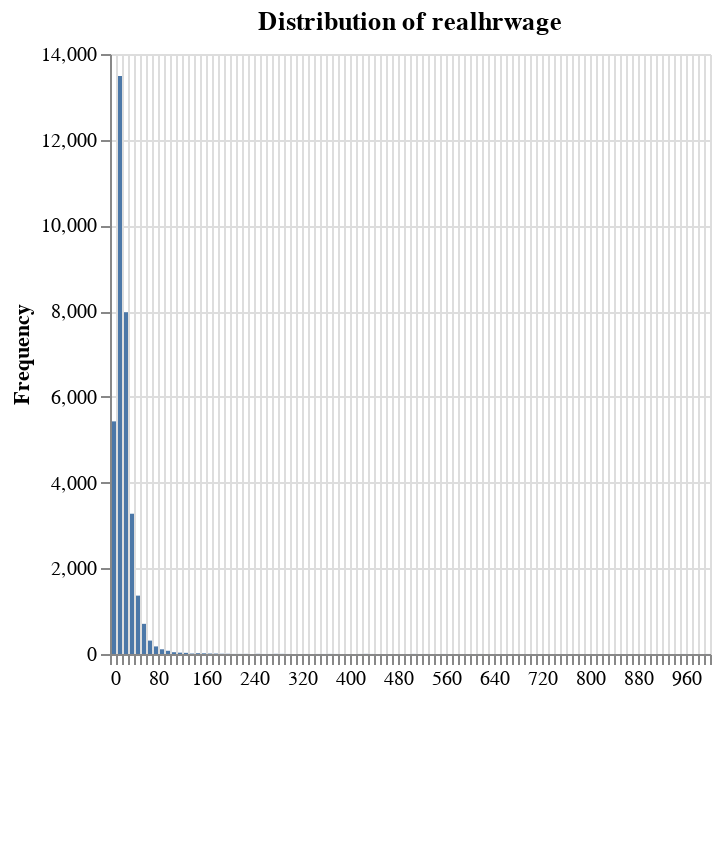

The cell this chart's notebook holds for it:
### Markdown cell above
### Visualizing the distribution of realhrwage

### Code cell
# Summary statistics
summary_stats = income_dynamics['realhrwage'].describe().reset_index()

# Histogram with limited x-axis range and no title
histogram = alt.Chart(income_dynamics).mark_bar().encode(
    alt.X('realhrwage',
          bin=alt.Bin(maxbins=100, extent=[0, 1000]),  # Set extent to limit the range
          title=None  # Remove the title
         ),
    alt.Y('count()', title='Frequency')
).properties(title='Distribution of realhrwage')

# Combine the histogram with summary statistics
combined_chart = alt.vconcat(histogram,
                            alt.Chart(summary_stats).mark_text(size=14).encode(
                                x=alt.X('index:N', axis=None),
                                y=alt.Y('realhrwage:Q',axis=None)
                            ).properties(height=50))

# Display the chart
combined_chart.configure_axis(grid=True).configure_view(strokeWidth=0)

### Figure 1 — Vega specification as saved in the notebook (floating-point values rounded to 4 significant figures)
{"$schema": "https://vega.github.io/schema/vega/v5.json", "data": [{"name": "source_0", "values": [{"__count": 13484, "bin_extent_0_1000_maxbins_100_realhrwage": 10.0, "bin_extent_0_1000_maxbins_100_realhrwage_end": 20.0}, {"__count": 1362, "bin_extent_0_1000_maxbins_100_realhrwage": 40.0, "bin_extent_0_1000_maxbins_100_realhrwage_end": 50.0}, {"__count": 7977, "bin_extent_0_1000_maxbins_100_realhrwage": 20.0, "bin_extent_0_1000_maxbins_100_realhrwage_end": 30.0}, {"__count": 3273, "bin_extent_0_1000_maxbins_100_realhrwage": 30.0, "bin_extent_0_1000_maxbins_100_realhrwage_end": 40.0}, {"__count": 177, "bin_extent_0_1000_maxbins_100_realhrwage": 70.0, "bin_extent_0_1000_maxbins_100_realhrwage_end": 80.0}, {"__count": 5428, "bin_extent_0_1000_maxbins_100_realhrwage": 0.0, "bin_extent_0_1000_maxbins_100_realhrwage_end": 10.0}, {"__count": 42, "bin_extent_0_1000_maxbins_100_realhrwage": 100.0, "bin_extent_0_1000_maxbins_100_realhrwage_end": 110.0}, {"__count": 27, "bin_extent_0_1000_maxbins_100_realhrwage": 120.0, "bin_extent_0_1000_maxbins_100_realhrwage_end": 130.0}, {"__count": 313, "bin_extent_0_1000_maxbins_100_realhrwage": 60.0, "bin_extent_0_1000_maxbins_100_realhrwage_end": 70.0}, {"__count": 110, "bin_extent_0_1000_maxbins_100_realhrwage": 80.0, "bin_extent_0_1000_maxbins_100_realhrwage_end": 90.0}, {"__count": 704, "bin_extent_0_1000_maxbins_100_realhrwage": 50.0, "bin_extent_0_1000_maxbins_100_realhrwage_end": 60.0}, {"__count": 16, "bin_extent_0_1000_maxbins_100_realhrwage": 150.0, "bin_extent_0_1000_maxbins_100_realhrwage_end": 160.0}, {"__count": 75, "bin_extent_0_1000_maxbins_100_realhrwage": 90.0, "bin_extent_0_1000_maxbins_100_realhrwage_end": 100.0}, {"__count": 19, "bin_extent_0_1000_maxbins_100_realhrwage": 140.0, "bin_extent_0_1000_maxbins_100_realhrwage_end": 150.0}, {"__count": 1, "bin_extent_0_1000_maxbins_100_realhrwage": 550.0, "bin_extent_0_1000_maxbins_100_realhrwage_end": 560.0}, {"__count": 1, "bin_extent_0_1000_maxbins_100_realhrwage": 990.0, "bin_extent_0_1000_maxbins_100_realhrwage_end": 1000.0}, {"__count": 5, "bin_extent_0_1000_maxbins_100_realhrwage": 190.0, "bin_extent_0_1000_maxbins_100_realhrwage_end": 200.0}, {"__count": 32, "bin_extent_0_1000_maxbins_100_realhrwage": 110.0, "bin_extent_0_1000_maxbins_100_realhrwage_end": 120.0}, {"__count": 3, "bin_extent_0_1000_maxbins_100_realhrwage": 280.0, "bin_extent_0_1000_maxbins_100_realhrwage_end": 290.0}, {"__count": 1, "bin_extent_0_1000_maxbins_100_realhrwage": 370.0, "bin_extent_0_1000_maxbins_100_realhrwage_end": 380.0}, {"__count": 4, "bin_extent_0_1000_maxbins_100_realhrwage": 270.0, "bin_extent_0_1000_maxbins_100_realhrwage_end": 280.0}, {"__count": 2, "bin_extent_0_1000_maxbins_100_realhrwage": 500.0, "bin_extent_0_1000_maxbins_100_realhrwage_end": 510.0}, {"__count": 11, "bin_extent_0_1000_maxbins_100_realhrwage": 130.0, "bin_extent_0_1000_maxbins_100_realhrwage_end": 140.0}, {"__count": 2, "bin_extent_0_1000_maxbins_100_realhrwage": 210.0, "bin_extent_0_1000_maxbins_100_realhrwage_end": 220.0}, {"__count": 6, "bin_extent_0_1000_maxbins_100_realhrwage": 180.0, "bin_extent_0_1000_maxbins_100_realhrwage_end": 190.0}, {"__count": 11, "bin_extent_0_1000_maxbins_100_realhrwage": 160.0, "bin_extent_0_1000_maxbins_100_realhrwage_end": 170.0}, {"__count": 1, "bin_extent_0_1000_maxbins_100_realhrwage": 410.0, "bin_extent_0_1000_maxbins_100_realhrwage_end": 420.0}, {"__count": 1, "bin_extent_0_1000_maxbins_100_realhrwage": 520.0, "bin_extent_0_1000_maxbins_100_realhrwage_end": 530.0}, {"__count": 1, "bin_extent_0_1000_maxbins_100_realhrwage": 350.0, "bin_extent_0_1000_maxbins_100_realhrwage_end": 360.0}, {"__count": 4, "bin_extent_0_1000_maxbins_100_realhrwage": 240.0, "bin_extent_0_1000_maxbins_100_realhrwage_end": 250.0}, {"__count": 2, "bin_extent_0_1000_maxbins_100_realhrwage": 360.0, "bin_extent_0_1000_maxbins_100_realhrwage_end": 370.0}, {"__count": 3, "bin_extent_0_1000_maxbins_100_realhrwage": 420.0, "bin_extent_0_1000_maxbins_100_realhrwage_end": 430.0}, {"__count": 10, "bin_extent_0_1000_maxbins_100_realhrwage": 170.0, "bin_extent_0_1000_maxbins_100_realhrwage_end": 180.0}, {"__count": 1, "bin_extent_0_1000_maxbins_100_realhrwage": 290.0, "bin_extent_0_1000_maxbins_100_realhrwage_end": 300.0}, {"__count": 1, "bin_extent_0_1000_maxbins_100_realhrwage": 430.0, "bin_extent_0_1000_maxbins_100_realhrwage_end": 440.0}, {"__count": 2, "bin_extent_0_1000_maxbins_100_realhrwage": 200.0, "bin_extent_0_1000_maxbins_100_realhrwage_end": 210.0}, {"__count": 1, "bin_extent_0_1000_maxbins_100_realhrwage": 320.0, "bin_extent_0_1000_maxbins_100_realhrwage_end": 330.0}, {"__count": 3, "bin_extent_0_1000_maxbins_100_realhrwage": 220.0, "bin_extent_0_1000_maxbins_100_realhrwage_end": 230.0}, {"__count": 1, "bin_extent_0_1000_maxbins_100_realhrwage": 610.0, "bin_extent_0_1000_maxbins_100_realhrwage_end": 620.0}, {"__count": 1, "bin_extent_0_1000_maxbins_100_realhrwage": 340.0, "bin_extent_0_1000_maxbins_100_realhrwage_end": 350.0}, {"__count": 1, "bin_extent_0_1000_maxbins_100_realhrwage": 260.0, "bin_extent_0_1000_maxbins_100_realhrwage_end": 270.0}, {"__count": 1, "bin_extent_0_1000_maxbins_100_realhrwage": 950.0, "bin_extent_0_1000_maxbins_100_realhrwage_end": 960.0}, {"__count": 1, "bin_extent_0_1000_maxbins_100_realhrwage": 250.0, "bin_extent_0_1000_maxbins_100_realhrwage_end": 260.0}]}, {"name": "source_1", "values": [{"index": "count", "realhrwage": 33120.0}, {"index": "mean", "realhrwage": 22.15}, {"index": "std", "realhrwage": 20.57}, {"index": "min", "realhrwage": 2.016}, {"index": "25%", "realhrwage": 12.09}, {"index": "50%", "realhrwage": 18.07}, {"index": "75%", "realhrwage": 26.49}, {"index": "max", "realhrwage": 1000.0}]}, {"name": "source_0_concat_0_y_domain___count", "values": [{"min": 1, "max": 13484}]}, {"name": "source_1_concat_1_x_domain_index", "values": [{"index": "count"}, {"index": "mean"}, {"index": "std"}, {"index": "min"}, {"index": "25%"}, {"index": "50%"}, {"index": "75%"}, {"index": "max"}]}, {"name": "source_1_concat_1_y_domain_realhrwage", "values": [{"min": 2.016, "max": 33120.0}]}], "signals": [{"name": "concat_0_bin_extent_0_1000_maxbins_100_realhrwage_bins", "value": {"fields": ["realhrwage"], "fname": "bin_realhrwage", "start": 0.0, "step": 10.0, "stop": 1000.0}}, {"name": "concat_0_width", "value": 300}, {"name": "concat_0_height", "value": 300}, {"name": "concat_1_x_step", "value": 20}, {"name": "concat_1_width", "update": "bandspace(domain('concat_1_x').length, 1, 0.5) * concat_1_x_step"}, {"name": "concat_1_height", "value": 50}], "marks": [{"type": "group", "name": "concat_0_group", "encode": {"update": {"width": {"signal": "concat_0_width"}, "height": {"signal": "concat_0_height"}}}, "marks": [{"type": "rect", "name": "concat_0_marks", "from": {"data": "source_0"}, "encode": {"update": {"x2": {"field": "bin_extent_0_1000_maxbins_100_realhrwage", "scale": "concat_0_x", "offset": {"signal": "0.5 + (abs(scale(\"concat_0_x\", datum[\"bin_extent_0_1000_maxbins_100_realhrwage_end\"]) - scale(\"concat_0_x\", datum[\"bin_extent_0_1000_maxbins_100_realhrwage\"])) < 0.25 ? -0.5 * (0.25 - (abs(scale(\"concat_0_x\", datum[\"bin_extent_0_1000_maxbins_100_realhrwage_end\"]) - scale(\"concat_0_x\", datum[\"bin_extent_0_1000_maxbins_100_realhrwage\"])))) : 0.5)"}}, "description": {"signal": "\"realhrwage (binned): \" + (!isValid(datum[\"bin_extent_0_1000_maxbins_100_realhrwage\"]) || !isFinite(+datum[\"bin_extent_0_1000_maxbins_100_realhrwage\"]) ? \"null\" : format(datum[\"bin_extent_0_1000_maxbins_100_realhrwage\"], \"\") + \" – \" + format(datum[\"bin_extent_0_1000_maxbins_100_realhrwage_end\"], \"\")) + \"; Frequency: \" + (format(datum[\"__count\"], \"\"))"}, "x": {"field": "bin_extent_0_1000_maxbins_100_realhrwage_end", "scale": "concat_0_x", "offset": {"signal": "0.5 + (abs(scale(\"concat_0_x\", datum[\"bin_extent_0_1000_maxbins_100_realhrwage_end\"]) - scale(\"concat_0_x\", datum[\"bin_extent_0_1000_maxbins_100_realhrwage\"])) < 0.25 ? 0.5 * (0.25 - (abs(scale(\"concat_0_x\", datum[\"bin_extent_0_1000_maxbins_100_realhrwage_end\"]) - scale(\"concat_0_x\", datum[\"bin_extent_0_1000_maxbins_100_realhrwage\"])))) : -0.5)"}}, "ariaRoleDescription": {"value": "bar"}, "fill": {"value": "#4c78a8"}, "y": {"field": "__count", "scale": "concat_0_y"}, "y2": {"value": 0, "scale": "concat_0_y"}}}, "style": ["bar"]}], "axes": [{"scale": "concat_0_x", "grid": true, "aria": false, "orient": "bottom", "tickCount": {"signal": "ceil(concat_0_width/10)"}, "minExtent": 0, "labels": false, "ticks": false, "maxExtent": 0, "zindex": 0, "domain": false, "gridScale": "concat_0_y"}, {"scale": "concat_0_y", "labels": false, "ticks": false, "tickCount": {"signal": "ceil(concat_0_height/40)"}, "gridScale": "concat_0_x", "minExtent": 0, "orient": "left", "grid": true, "aria": false, "maxExtent": 0, "zindex": 0, "domain": false}, {"scale": "concat_0_x", "labelFlush": true, "tickCount": {"signal": "ceil(concat_0_width/10)"}, "orient": "bottom", "zindex": 0, "grid": false, "labelOverlap": true}, {"scale": "concat_0_y", "grid": false, "orient": "left", "tickCount": {"signal": "ceil(concat_0_height/40)"}, "labelOverlap": true, "zindex": 0, "title": "Frequency"}], "title": {"text": "Distribution of realhrwage", "frame": "group"}, "style": "cell"}, {"type": "group", "name": "concat_1_group", "encode": {"update": {"height": {"signal": "concat_1_height"}, "width": {"signal": "concat_1_width"}}}, "marks": [{"type": "text", "name": "concat_1_marks", "from": {"data": "source_1"}, "encode": {"update": {"baseline": {"value": "middle"}, "y": {"field": "realhrwage", "scale": "concat_1_y"}, "x": {"field": "index", "scale": "concat_1_x"}, "fontSize": {"value": 14}, "description": {"signal": "\"index: \" + (isValid(datum[\"index\"]) ? datum[\"index\"] : \"\"+datum[\"index\"]) + \"; realhrwage: \" + (format(datum[\"realhrwage\"], \"\"))"}, "align": {"value": "center"}, "fill": {"value": "black"}}}, "style": ["text"]}], "style": "cell"}], "scales": [{"name": "concat_0_x", "type": "linear", "domain": {"signal": "[concat_0_bin_extent_0_1000_maxbins_100_realhrwage_bins.start, concat_0_bin_extent_0_1000_maxbins_100_realhrwage_bins.stop]"}, "range": [0, {"signal": "concat_0_width"}], "bins": {"signal": "concat_0_bin_extent_0_1000_maxbins_100_realhrwage_bins"}, "zero": false}, {"name": "concat_0_y", "type": "linear", "domain": [{"signal": "(data(\"source_0_concat_0_y_domain___count\")[0] || {}).min"}, {"signal": "(data(\"source_0_concat_0_y_domain___count\")[0] || {}).max"}], "range": [{"signal": "concat_0_height"}, 0], "nice": true, "zero": true}, {"name": "concat_1_x", "type": "point", "domain": {"data": "source_1_concat_1_x_domain_index", "field": "index", "sort": true}, "range": {"step": {"signal": "concat_1_x_step"}}, "padding": 0.5}, {"name": "concat_1_y", "type": "linear", "domain": [{"signal": "(data(\"source_1_concat_1_y_domain_realhrwage\")[0] || {}).min"}, {"signal": "(data(\"source_1_concat_1_y_domain_realhrwage\")[0] || {}).max"}], "range": [{"signal": "concat_1_height"}, 0], "zero": true, "nice": true}], "layout": {"padding": 20, "columns": 1, "bounds": "full", "align": "each"}, "padding": 5, "background": "white", "config": {"axis": {"grid": true}, "style": {"cell": {"strokeWidth": 0}}}}
